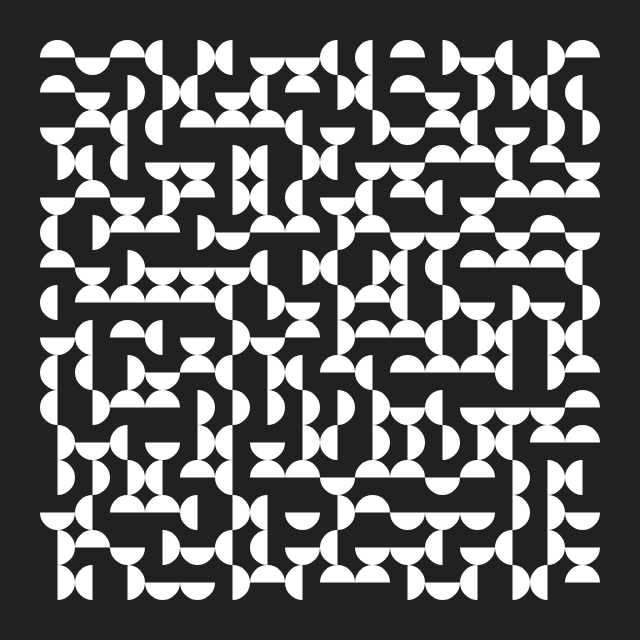
Frame 1 (no input)
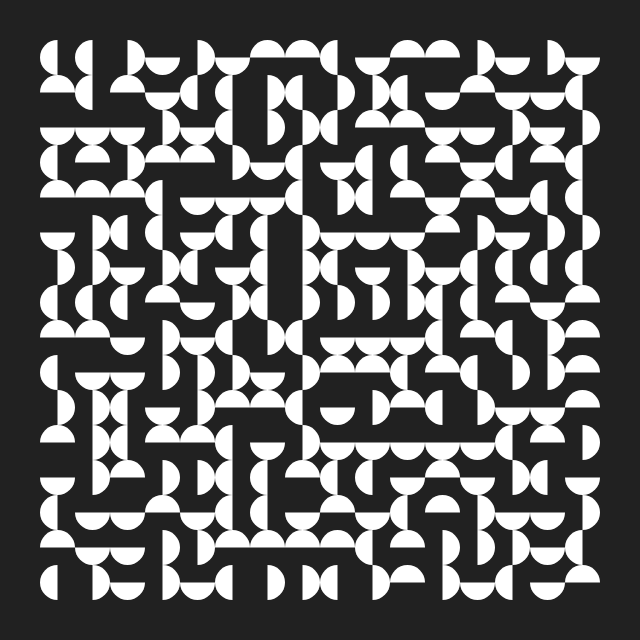
Frame 2 (the mouse pressed at the canvas centre, redrawn once)

The p5.js sketch that drew these frames (run headless with seeded random() and noise() and a simulated clock; the mouse was pressed at the canvas centre and the sketch redrawn once):

// p5.js sketch
// ── sketch.js
//https://github.com/Volorf/Processing-Posters

let itter = 16;
let margin = 40;
let step;

function setup() {
  createCanvas(640, 640);
  noLoop();
  step = (width - margin * 2) / itter;
}

function draw() {
  background(33);
  for (let y = 0; y < itter; y++) {
    for (let x = 0; x < itter; x++) {
      push();
      translate(x * step + margin, y * step + margin);
      let pat = new Pattern(step);
      // 0 - half oval, 1 - straight, 2 - diagonal
      pat.create(0);
      pop();
    }
  }
}

class Pattern {
  constructor(step) {
    this.width = step;
    this.height = step;
    this.step = step;
    this.arr0 = [0, HALF_PI, PI, PI + HALF_PI];
    this.arr1 = [
      [0, 0, this.step, 0],
      [this.step, 0, this.step, this.step],
      [this.step, this.step, 0, this.step],
      [0, this.step, 0, 0],
    ];
    this.arr2 = [
      [0, 0, this.step, this.step],
      [0, this.step, this.step, 0],
    ];
  }
  create(type) {
    noStroke();
    fill("f5");
    push();
    switch (type) {
      case 0:
        let rRot = random(this.arr0);
        translate(this.width / 2, this.height / 2);
        rotate(rRot);
        arc(0, 0, this.width, this.height, 0, PI);
        break;
      case 1:
        let rPar = random(this.arr1);
        stroke("f5");
        strokeCap(PROJECT);
        strokeWeight(this.step / 5);
        line(rPar[0], rPar[1], rPar[2], rPar[3]);
        break;
      case 2:
        let rPos = random(this.arr2);
        stroke(255);
        strokeCap(PROJECT);
        strokeWeight(this.step / 5);
        line(rPos[0], rPos[1], rPos[2], rPos[3]);
        break;
      default:
        console.log("the switch is broken");
    }
    pop();
  }
}
